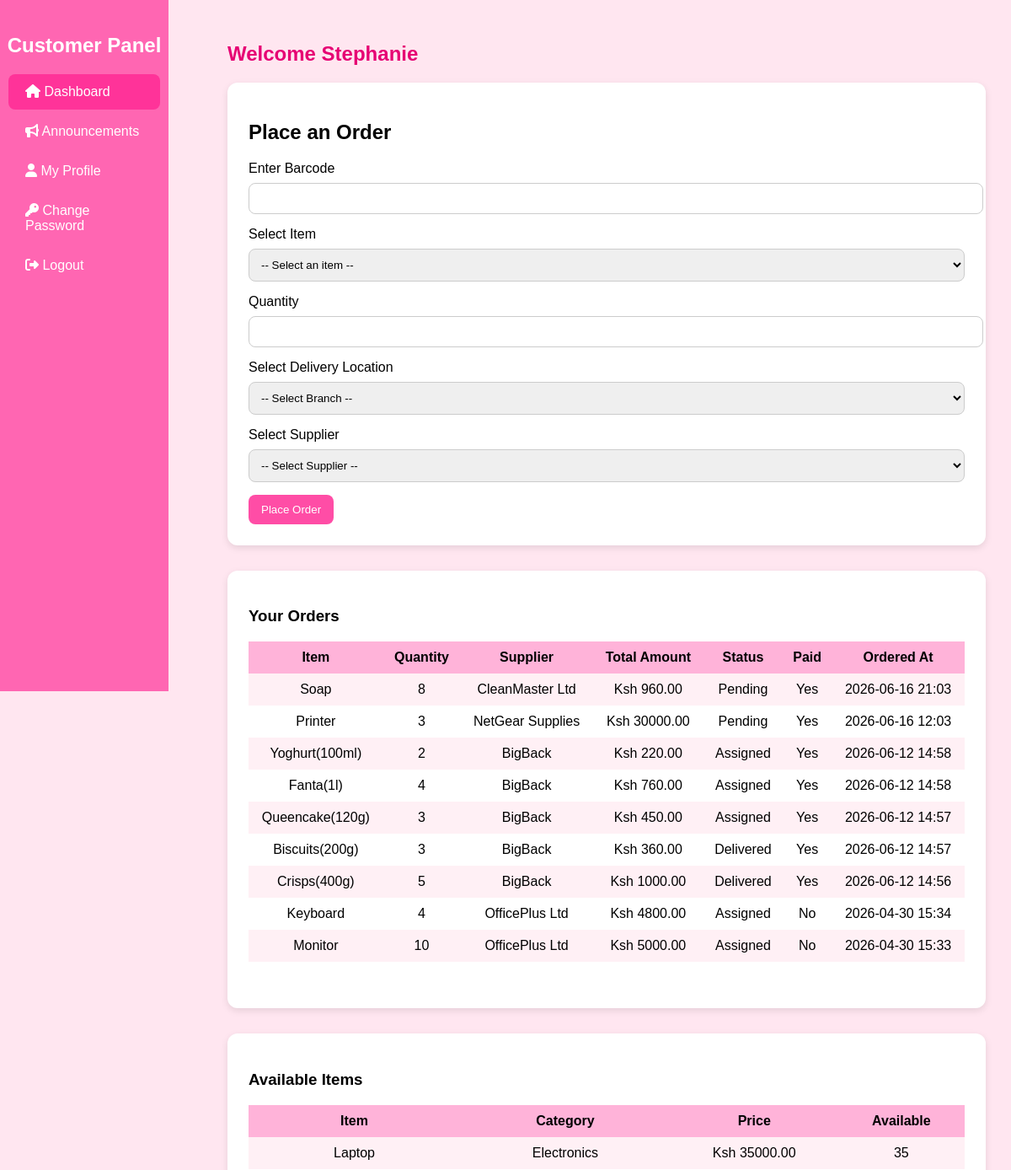
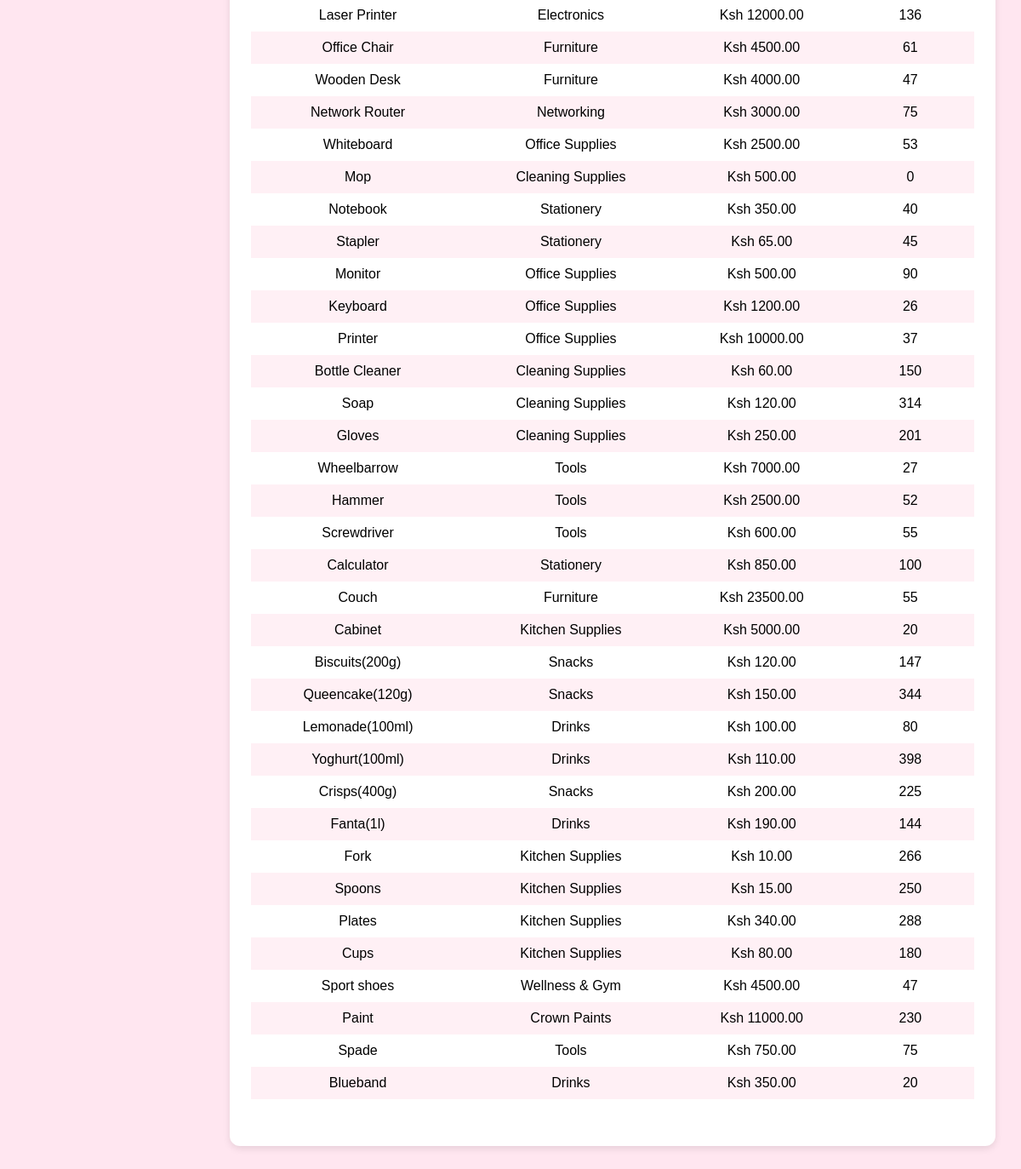
The app's page /user-dashboard/ (signed in) with its own data (2 pictures, top to bottom).
### assets/models.py (models this page shows, shortened)
class Order(models.Model):
    STATUS_CHOICES = (
        ("Pending", "Pending"),
        ("Assigned", "Assigned"),
        ("Delivered", "Delivered"),
    )
    user = models.ForeignKey(User, on_delete=models.CASCADE)
    item = models.ForeignKey(Item, on_delete=models.CASCADE)
    quantity = models.IntegerField()
    total_amount = models.DecimalField(max_digits=10, decimal_places=2, default=0.00)
    delivery_location = models.ForeignKey(Location, on_delete=models.SET_NULL, null=True)
    supplier = models.ForeignKey(Supplier, on_delete=models.SET_NULL, null=True, blank=True)
    status = models.CharField(max_length=50, choices=STATUS_CHOICES, default="Pending")
    phone = models.CharField(max_length=10, blank=True, null=True)
    created_at = models.DateTimeField(auto_now_add=True)
    is_paid = models.BooleanField(default=True)

class Item(models.Model):
    name = models.CharField(max_length=255, unique=True)
    category = models.ForeignKey(Category, on_delete=models.SET_NULL, null=True, blank=True)
    location = models.ForeignKey(Location, on_delete=models.SET_NULL, null=True, blank=True)
    supplier = models.ForeignKey(Supplier, on_delete=models.SET_NULL, null=True, blank=True)
    quantity = models.IntegerField()
    price = models.DecimalField(max_digits=10, decimal_places=2, default=0.00)
    barcode = models.CharField(max_length=20, unique=True, blank=True)
    created_at = models.DateTimeField(auto_now_add=True)

class Supplier(models.Model):
    name = models.CharField(max_length=255)
    contact = models.CharField(max_length=10, validators=[phone_validator])
    email = models.EmailField()

class Category(models.Model):
    name = models.CharField(max_length=255)

### assets/views.py (the view, shortened to what this page needs)
# urls.py: path('user-dashboard/', views.user_dashboard, name='user_dashboard'),
@login_required
def user_dashboard(request):
    if request.user.is_staff:
        return redirect('dashboard')
    items = Item.objects.select_related('category', 'location', 'supplier')
    locations = Location.objects.select_related('county')
    suppliers = Supplier.objects.all()
    announcements = Announcement.objects.order_by('-created_at')[:5]
    latest_announcement = Announcement.objects.order_by('-created_at').first()
    message = None
    user_orders = Order.objects.filter(user=request.user).select_related(
        'item', 'supplier'
    ).order_by('-created_at')
    context = {
        "items": items,
        "locations": locations,
        "suppliers": suppliers,
        "user_orders": user_orders,
        "announcements": announcements,
        "latest_announcement": latest_announcement,
        "message": message
    }
    return render(request, "assets/user_dashboard.html", context)

### assets/templates/assets/user_dashboard.html (shortened to what this page needs)
<!DOCTYPE html>
<html lang="en">
<head>
<link rel="stylesheet" href="https://cdnjs.cloudflare.com/ajax/libs/font-awesome/6.5.0/css/all.min.css">
</head>
<body>
<div class="sidebar">
  <h2>Customer Panel</h2>
  <a href="{% url 'user_dashboard' %}" class="active"><i class="fas fa-home"></i> Dashboard</a>
  <a href="{% url 'user_announcement' %}"><i class="fas fa-bullhorn"></i> Announcements</a>
  <a href="{% url 'accounts:profile' %}"><i class="fa-solid fa-user"></i> My Profile</a>
  <a href="{% url 'accounts:change_password' %}"><i class="fas fa-key"></i> Change Password</a>
  <a href="{% url 'logout' %}"><i class="fas fa-sign-out-alt"></i> Logout</a>
</div>
<div class="main">
<div class="topbar">
  <h2>Welcome {{ request.user.username }}</h2>
</div>
<div class="card">
  <h2>Place an Order</h2>
  <form id="mainOrderForm" method="POST">
    <label>Enter Barcode</label>
    <input type="text" id="barcode" name="barcode">
    <label>Select Item</label>
    <select id="item_select" name="item">
      <option value="">-- Select an item --</option>
    </select>
    <label>Quantity</label>
    <input type="number" name="quantity" min="1" required>
    <label>Select Delivery Location</label>
    <select name="location" required>
      <option value="">-- Select Branch --</option>
    </select>
    <label>Select Supplier</label>
    <select name="supplier" required>
      <option value="">-- Select Supplier --</option>
    </select>
    <button type="button" id="openModalBtn">Place Order</button>
  </form>
</div>
<div class="card card-table">
  <h3>Your Orders</h3>
  <table>
    <tr>
      <th>Item</th>
      <th>Quantity</th>
      <th>Supplier</th>
      <th>Total Amount</th>
      <th>Status</th>
      <th>Paid</th>
      <th>Ordered At</th>
    </tr>
    {% for order in user_orders %}
    <tr>
      <td>{{ order.item.name }}</td>
      <td>{{ order.quantity }}</td>
      <td>{{ order.supplier.name }}</td>
      <td>Ksh {{ order.total_amount }}</td>
      <td>{{ order.status }}</td>
      <td>{{ order.is_paid|yesno:"Yes,No" }}</td>
      <td>{{ order.created_at|date:"Y-m-d H:i" }}</td>
    </tr>
    {% endfor %}
  </table>
</div>
<div class="card card-table">
  <h3>Available Items</h3>
  <table>
    <tr>
      <th>Item</th>
      <th>Category</th>
      <th>Price</th>
      <th>Available</th>
    </tr>
    {% for item in items %}
    <tr>
      <td>{{ item.name }}</td>
      <td>{{ item.category.name }}</td>
      <td>Ksh {{ item.price }}</td>
      <td>{{ item.quantity }}</td>
    </tr>
    {% endfor %}
  </table>
</div>
</div>
</body>
</html>

### assets/templates/assets/user_dashboard.html (style rules this page uses)
body { margin:0; font-family:Arial,sans-serif; background:#ffe6f0; }
.sidebar { width:200px; height:100vh; background:#ff66b2; position:fixed; padding-top:20px; overflow-y:auto; }
.sidebar h2 { text-align:center; color:white; }
.sidebar a { display:block; color:white; padding:12px 20px; text-decoration:none; margin:5px 10px; border-radius:8px; }
.sidebar a.active { background:#ff3399; }
.main { margin-left:240px; padding:30px; }
.topbar h2 { color:#e60073; }
.card { background:white; padding:25px; border-radius:12px; box-shadow:0 3px 8px rgba(0,0,0,0.1); margin-bottom:30px; }
select,input { padding:10px; width:100%; margin-top:8px; margin-bottom:15px; border-radius:8px; border:1px solid #ccc; }
button { background:#ff4da6; color:white; padding:10px 15px; border:none; border-radius:8px; cursor:pointer; }
table { width:100%; border-collapse:collapse; margin-bottom:30px; }
th { background:#ffb3d9; padding:10px; text-align:center; }
td { padding:10px; text-align:center; }
tr:nth-child(even) { background:#fff0f5; }
.card-table { overflow-x:auto; }

### records on screen
Order: item.name "Soap", quantity "8", supplier.name "CleanMaster Ltd", total_amount "960.00", status "Pending", is_paid "Yes", created_at "2026-06-16 21:03"
Order: item.name "Printer", quantity "3", supplier.name "NetGear Supplies", total_amount "30000.00", status "Pending", is_paid "Yes", created_at "2026-06-16 12:03"
Order: item.name "Yoghurt(100ml)", quantity "2", supplier.name "BigBack", total_amount "220.00", status "Assigned", is_paid "Yes", created_at "2026-06-12 14:58"
Order: item.name "Fanta(1l)", quantity "4", supplier.name "BigBack", total_amount "760.00", status "Assigned", is_paid "Yes", created_at "2026-06-12 14:58"
Order: item.name "Queencake(120g)", quantity "3", supplier.name "BigBack", total_amount "450.00", status "Assigned", is_paid "Yes", created_at "2026-06-12 14:57"
Order: item.name "Biscuits(200g)", quantity "3", supplier.name "BigBack", total_amount "360.00", status "Delivered", is_paid "Yes", created_at "2026-06-12 14:57"
Order: item.name "Crisps(400g)", quantity "5", supplier.name "BigBack", total_amount "1000.00", status "Delivered", is_paid "Yes", created_at "2026-06-12 14:56"
Order: item.name "Keyboard", quantity "4", supplier.name "OfficePlus Ltd", total_amount "4800.00", status "Assigned", is_paid "No", created_at "2026-04-30 15:34"
Order: item.name "Monitor", quantity "10", supplier.name "OfficePlus Ltd", total_amount "5000.00", status "Assigned", is_paid "No", created_at "2026-04-30 15:33"
Item: name "Laptop", category.name "Electronics", price "35000.00", quantity "35"
Item: name "Laser Printer", category.name "Electronics", price "12000.00", quantity "136"
Item: name "Office Chair", category.name "Furniture", price "4500.00", quantity "61"
Item: name "Wooden Desk", category.name "Furniture", price "4000.00", quantity "47"
Item: name "Network Router", category.name "Networking", price "3000.00", quantity "75"
Item: name "Whiteboard", category.name "Office Supplies", price "2500.00", quantity "53"
Item: name "Mop", category.name "Cleaning Supplies", price "500.00", quantity "0"
Item: name "Notebook", category.name "Stationery", price "350.00", quantity "40"
Item: name "Stapler", category.name "Stationery", price "65.00", quantity "45"
Item: name "Monitor", category.name "Office Supplies", price "500.00", quantity "90"
Item: name "Keyboard", category.name "Office Supplies", price "1200.00", quantity "26"
Item: name "Printer", category.name "Office Supplies", price "10000.00", quantity "37"
Item: name "Bottle Cleaner", category.name "Cleaning Supplies", price "60.00", quantity "150"
Item: name "Soap", category.name "Cleaning Supplies", price "120.00", quantity "314"
Item: name "Gloves", category.name "Cleaning Supplies", price "250.00", quantity "201"
Item: name "Wheelbarrow", category.name "Tools", price "7000.00", quantity "27"
Item: name "Hammer", category.name "Tools", price "2500.00", quantity "52"
Item: name "Screwdriver", category.name "Tools", price "600.00", quantity "55"
Item: name "Calculator", category.name "Stationery", price "850.00", quantity "100"
Item: name "Couch", category.name "Furniture", price "23500.00", quantity "55"
Item: name "Cabinet", category.name "Kitchen Supplies", price "5000.00", quantity "20"
Item: name "Biscuits(200g)", category.name "Snacks", price "120.00", quantity "147"
Item: name "Queencake(120g)", category.name "Snacks", price "150.00", quantity "344"
Item: name "Lemonade(100ml)", category.name "Drinks", price "100.00", quantity "80"
Item: name "Yoghurt(100ml)", category.name "Drinks", price "110.00", quantity "398"
Item: name "Crisps(400g)", category.name "Snacks", price "200.00", quantity "225"
Item: name "Fanta(1l)", category.name "Drinks", price "190.00", quantity "144"
Item: name "Fork", category.name "Kitchen Supplies", price "10.00", quantity "266"
Item: name "Spoons", category.name "Kitchen Supplies", price "15.00", quantity "250"
Item: name "Plates", category.name "Kitchen Supplies", price "340.00", quantity "288"
Item: name "Cups", category.name "Kitchen Supplies", price "80.00", quantity "180"
Item: name "Sport shoes", category.name "Wellness & Gym", price "4500.00", quantity "47"
Item: name "Paint", category.name "Crown Paints", price "11000.00", quantity "230"
Item: name "Spade", category.name "Tools", price "750.00", quantity "75"
Item: name "Blueband", category.name "Drinks", price "350.00", quantity "20"

### other values on screen
{{ request.user.username }} "Stephanie"
